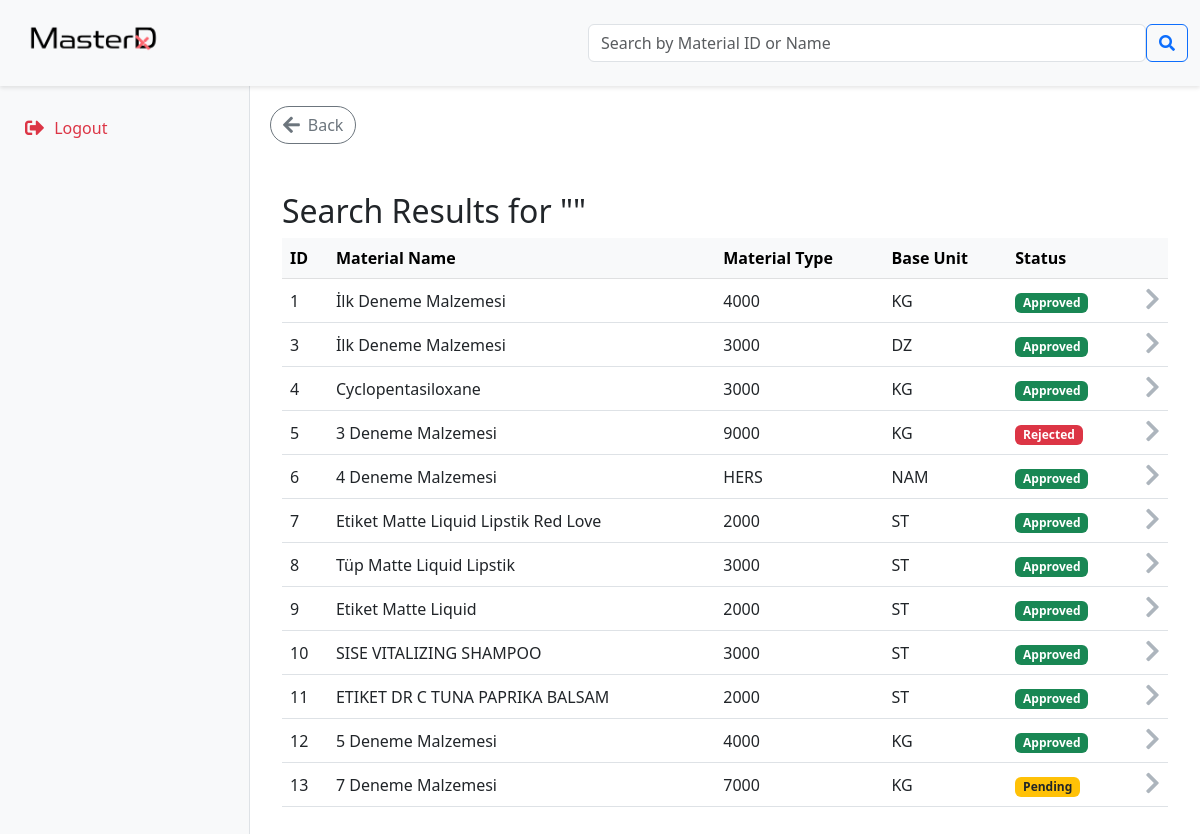
/search-results, run on the app's committed database.
### tables this page shows
CREATE TABLE material_requests (
    id INTEGER PRIMARY KEY AUTOINCREMENT,
    material_type TEXT,
    material_name TEXT,
    base_unit TEXT,
    notes TEXT,
    requester TEXT,
    status TEXT DEFAULT 'Pending',
    rejection_reason TEXT,
    created_at DATETIME DEFAULT CURRENT_TIMESTAMP,
    updated_at DATETIME DEFAULT CURRENT_TIMESTAMP
);

### app.py (the view)
@app.route('/search-results', methods=['GET'])
def search_results():
    query = request.args.get('query', '').strip()
    conn = sqlite3.connect('database/masterdx.db')
    cursor = conn.cursor()
    cursor.execute('''
        SELECT id, material_name, material_type, base_unit, status
        FROM material_requests
        WHERE material_name LIKE ? OR CAST(id AS TEXT) LIKE ?
    ''', (f'%{query}%', f'%{query}%'))
    results = cursor.fetchall()
    conn.close()
    return render_template('search_results.html', query=query, results=results)

### app.py (called while the page is built, shortened)
@app.after_request
def disable_caching(response):
    response.headers["Cache-Control"] = "no-cache, no-store, must-revalidate"
    response.headers["Pragma"] = "no-cache"
    response.headers["Expires"] = "0"
    return response

@app.before_request
def auto_login_from_cookie():
    if 'user' not in session:
        username = request.cookies.get('remember_me')

### templates/search_results.html (shortened to what this page needs)
{% extends "base.html" %} {% block content %}
<div class="container mt-5">
  <h2>Search Results for "{{ query }}"</h2>
  {% if results %}
  <table class="table table-hover align-middle">
    <thead class="table-light">
      <tr>
        <th>ID</th>
        <th>Material Name</th>
        <th>Material Type</th>
        <th>Base Unit</th>
        <th>Status</th>
        <th></th>
      </tr>
    </thead>
    <tbody>
      {% for result in results %}
      <tr class="clickable-row" data-href="/request-lifecycle/{{ result[0] }}">
        <td>{{ result[0] }}</td>
        <td>{{ result[1] }}</td>
        <td>{{ result[2] }}</td>
        <td>{{ result[3] }}</td>
        <td>
          {% if result[4] == 'Pending' %}
          <span class="badge bg-warning text-dark">Pending</span>
          {% elif result[4] == 'Approved' %}
          <span class="badge bg-success">Approved</span>
          {% elif result[4] == 'Rejected' %}
          <span class="badge bg-danger">Rejected</span>
          {% endif %}
        </td>
        <td class="text-end">
          <i class="fas fa-chevron-right arrow"></i>
        </td>
      </tr>
      {% endfor %}
    </tbody>
  </table>
  {% else %}
  <p class="text-muted">No results found for "{{ query }}".</p>
  {% endif %}
</div>
<link
  rel="stylesheet"
  href="https://cdnjs.cloudflare.com/ajax/libs/font-awesome/5.15.4/css/all.min.css"
/>
{% endblock %}

### templates/base.html (style rules this page uses)
body { margin: 0; overflow-x: hidden; }

### templates/search_results.html (style rules this page uses)
.clickable-row { cursor: pointer; transition: background-color 0.3s ease; }
.clickable-row .arrow { font-size: 1.5rem; color: #adb5bd; transition: transform 0.3s ease, color 0.3s ease; }
.clickable-row td { vertical-align: middle; }

### data on the page
material_requests: id "1", material_name "İlk Deneme Malzemesi", material_type "4000", base_unit "KG", status "Approved"
material_requests: id "3", material_name "İlk Deneme Malzemesi", material_type "3000", base_unit "DZ", status "Approved"
material_requests: id "4", material_name "Cyclopentasiloxane", material_type "3000", base_unit "KG", status "Approved"
material_requests: id "5", material_name "3 Deneme Malzemesi", material_type "9000", base_unit "KG", status "Rejected"
material_requests: id "6", material_name "4 Deneme Malzemesi", material_type "HERS", base_unit "NAM", status "Approved"
material_requests: id "7", material_name "Etiket Matte Liquid Lipstik Red Love", material_type "2000", base_unit "ST", status "Approved"
material_requests: id "8", material_name "Tüp Matte Liquid Lipstik", material_type "3000", base_unit "ST", status "Approved"
material_requests: id "9", material_name "Etiket Matte Liquid", material_type "2000", base_unit "ST", status "Approved"
material_requests: id "10", material_name "SISE VITALIZING SHAMPOO", material_type "3000", base_unit "ST", status "Approved"
material_requests: id "11", material_name "ETIKET DR C TUNA PAPRIKA BALSAM", material_type "2000", base_unit "ST", status "Approved"
material_requests: id "12", material_name "5 Deneme Malzemesi", material_type "4000", base_unit "KG", status "Approved"
material_requests: id "13", material_name "7 Deneme Malzemesi", material_type "7000", base_unit "KG", status "Pending"
